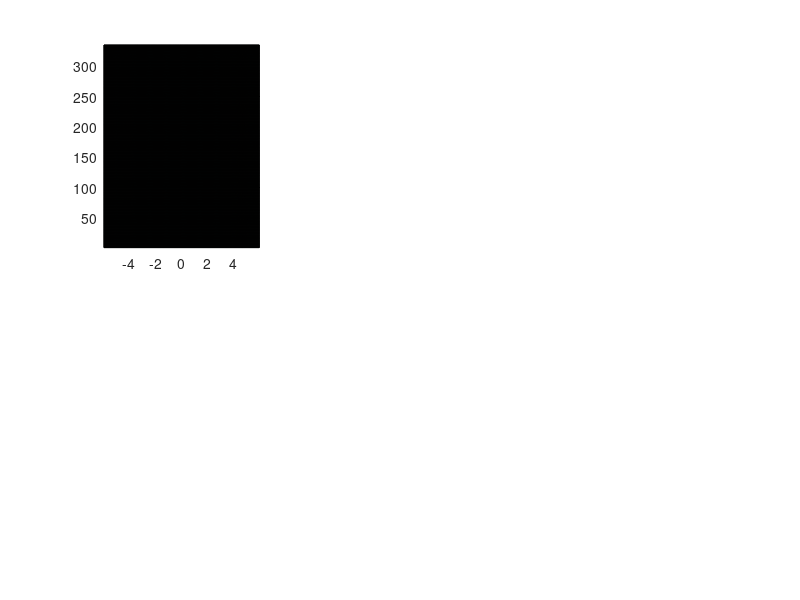

Source code (MATLAB): (Note: this script raises an error after producing the figure.)
clc; clear; close all
close all hidden;
load('Test03')
% load('SAR_Image1')
%% This is a raw-wise FFT / IFFT
fft1d2 = @ (x) fftshift(fft(fftshift(x,2),[],2),2);
ifft1d2 = @ (x) ifftshift(ifft(ifftshift(x,2),[],2),2);
% This is a cloumn-wise FFT - Azimuth
fft1d1 = @ (x) fftshift(fft(fftshift(x,1),[],1),1);
ifft1d1 = @ (x) ifftshift(ifft(ifftshift(x,1),[],1),1);
%% plotting raw time domain signal
figure(1);
subplot(2,3,1)
pc =pcolor(FastTime/1e-6,1:etaTotal,real(sqd));
pc.LineStyle='none';
colormap parula
xlabel('Fast time [\mus]')
ylabel('Azimuth index')
title('Step 0: Raw time domain (magnitude)')
%% STEP5.SAR Image Processing
%% Step 1: Range Compression
So = fft1d2(sqd);                                % FFT for the time domain signal (FFT along each eta row)
% This is the template for the Match Filter
tau = 0;
sb = exp(1j*pi *   (-2*RadPar.fo * tau + RadPar.K*(FastTime-tau).^2   )    ) ...
    .*(FastTime>(-RadPar.T/2+tau)).*(FastTime<(RadPar.T/2+tau));
G = conj(fftshift(fft(fftshift(sb))));           % Range matched filter
Src  = repmat(G,size(So,1),1).*So;               % Equation 5.5 - Multiplying the filter by So (Frequency Domain Multiplication)
src  = ifft1d2(Src);                             % Equation 5.6 - Inverse Fourier transform along each pulse to put the data back into range
%% Generate the reference signal based on the ground referene point
So_ref = fft1d2(sqd_ref);                        
Src_ref  = repmat(G,size(So_ref,1),1).*So_ref; 
src_ref  = ifft1d2(Src_ref);
%% Plotting the range-compressed image
subplot(2,3,2)
pc =pcolor(FastTime/1e-6,1:etaTotal,real(src));
pc.LineStyle='none';
xlabel('Fast time [\mus]')
ylabel('Azimuth index')
title('Step 1: Range compression')
drawnow
%% Step 2 Azimuth FFT
S2_ref = fft1d1(src_ref);
S2 = fft1d1(src);
subplot(2,3,3)
pc =pcolor(FastTime/1e-6,1:etaTotal,abs(S2));
pc.LineStyle='none';
xlabel('Fast time [ms]')
ylabel('Azimuth index')
title('Step 2: Azimuth FFT')
%% Step 3 Range cell migration compensation
DeltaR = R - Ro;                                    % Difference on range profile due to migration - Based on the GRP
subplot(2,3,4)
plot(1:etaTotal,DeltaR);
xlabel('Azimuth index')
ylabel('Range compensation [m]')
title('Step 3.1: Range compensation profile')

% Shifting the range cells
RangeBin = RadPar.ts*c/2;                           % This is the slant range bin
NbinsShift = -round(DeltaR/RangeBin);               % The number of bins shifted due to migration
for AzCtr=1:etaTotal
    S2(AzCtr,:) = circshift(S2(AzCtr,:),NbinsShift(AzCtr));
    S2_ref(AzCtr,:) = circshift(S2_ref(AzCtr,:),NbinsShift(AzCtr));
end

subplot(2,3,5)
pc =pcolor(FastTime/1e-6,1:etaTotal,real(S2));
pc.LineStyle='none';
xlabel('Fast time [\mus]')
ylabel('Azimuth index')
title('Step 3.2: RCMC')
drawnow
%% Step 4 Azimuth compression
Haz = exp(-1j*pi*R*4*RadPar.fo/c);                  % Azimuth Analytical Matched Filter
subplot(2,3,6)
plot(real(Haz))

%%% Empirical Method %%%%
midpoint = round(size(S2_ref,2)/2)+1;
S2_ref = repmat(S2_ref(:,midpoint),1,size(S2,2));
S3 = S2 .* conj(S2_ref);
%% Step 5 Azimuth IFFT
sSLC = ifft1d1(S3);                                 % Final Focused SAR Image
%% Plotting Focused SAR Image (An approximate projection of the swath)
figure(2)
clf
Img=abs(sSLC)./max(abs(sSLC),[],"all");
Img = imadjust(Img,[0 0.6]);
Calibration = 1;

% Time equivalent range (i.e. twice the slant range in case of mono-staitic SAR)
RangeEq =(-(numel(FastTime)/2+Calibration)*RangeBin:RangeBin:(numel(FastTime)/2-Calibration-1)*RangeBin);
ax=gca;
pc =pcolor(RangeEq/1000,1:size(Img,1),Img);
pc.LineStyle='none';
ax.YAxis.Direction = 'reverse';
ax.XAxis.Direction = 'reverse';
xlabel('Slant Range [km]')
ylabel('Cross Range [km]')
title('Step 5: Compressed image')
% colormap turbo
colormap bone
%axis equal
drawnow
%% Geographic projection for the SAR image
%% First: Create transformation control points in Lat/Lon domain
ResAz = 8;                                          % Control points in the Azimuth direction
ResR  = 8;                                          % Control points in the Range direction
if etaTotal> ResAz
    n = round(etaTotal/ResAz);
    etaVec = downsample(1:etaTotal,n);              % Take a subsample from the slow time vector
    ResAz = length(etaVec);
else 
    ResAz=etaTotal;
end

for AzCtr =1:ResAz                                  % Create the points based on the swath
    eta =etaVec(AzCtr);
    % Build conneting lines between the swath points
    [CLat(AzCtr,:),CLon(AzCtr,:)] = gcwaypts(latSwathL1(eta),lonSwathL1(eta),latSwathL2(eta),lonSwathL2(eta),ResR-1);
end
%% Second: Calculate the transformation control points in Az/Range domain based on given Lat/Lon
for Ctr=1:length(CLat(:))
    % Find the disance profile of the target over the entire acquisition period
    [~,~,RTemp]=geodetic2aer(CLat(Ctr),CLon(Ctr),0,Satlla(:,1),Satlla(:,2),Satlla(:,3),E);
    [row,col] = ind2sub(size(CLat),Ctr);            % Find the row column indices of the control point
    [Rmin, etaMin] = min(RTemp);                    % Find the closest approach  
    ContAz(row,col) = etaMin;                       % This is the slow-time of the closest approach
    ContR(row,col)  = Rmin - Ro;                    % This is the SAR distance to the control point
end

% Create the inverse transformation function Az/Range -> Lat/Lon
AzR2LatLon = fitgeotform2d([CLat(:),CLon(:)],[ContAz(:),ContR(:)],"polynomial",4);
LatLon2AzR = fitgeotform2d([ContAz(:),ContR(:)],[CLat(:),CLon(:)],"polynomial",4);

% Test the tranformation
Output1 = transformPointsInverse(LatLon2AzR,[Targetlat(:), Targetlon(:)]);
hold on
%scatter(Output1(:,2)/1000,Output(:,1),"+","MarkerEdgeColor",ax.ColorOrder(2,:))
%% Third: Transform to local cartisian coordiantes
figure(3)
clf
% Transform from AzR to Lat/Lon
etaVecM = repmat((1:etaTotal)',1,length(RangeEq));
RangeM  = repmat(RangeEq,etaTotal,1);
[LatImg, LonImg] = transformPointsInverse(AzR2LatLon,etaVecM, RangeM);

% Transfrom from Lat/Lon to NEC
[xImg,yImg,~] = latlon2local(LatImg,LonImg,0,GRP);
%scatter(xImg(:),yImg(:),"+","MarkerEdgeColor",ax.ColorOrder(2,:))
hold on
axis equal
pc =pcolor(xImg/1000,yImg/1000,Img);
scatter(xEast(:)/1000,yNorth(:)/1000,"o","MarkerEdgeColor",ax.ColorOrder(2,:))
scatter(0,0,"+","MarkerEdgeColor",ax.ColorOrder(1,:))
pc.LineStyle='none';
grid on
% colormap turbo
colormap bone
ax.YAxis.Direction = 'reverse';
ax.XAxis.Direction = 'reverse';
xlabel('North-axis [km]')
ylabel('East-axis [km]')
title('Corrected geo image')